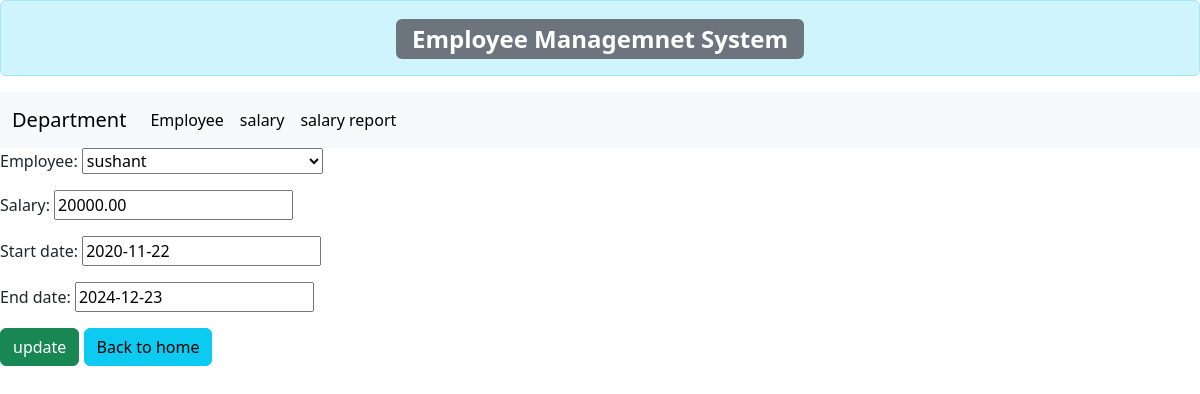
The app's page /update_salary/1 with its own data.
### employee_managenmentapp/models.py (models this page shows)
class EmployeeSalary(models.Model):
    employee = models.ForeignKey(Employee, on_delete=models.CASCADE)
    salary = models.DecimalField(max_digits=10, decimal_places=2)
    start_date = models.DateField()
    end_date = models.DateField()

### employee_managenmentapp/views.py (the view)
# urls.py: path('update_salary/<int:id>', v.update_salary, name='update_salary'),
def update_salary(request,id):
    if request.method=='POST':
        pi=EmployeeSalary.objects.get(pk=id)
        fm=EmployeeSalaryForm(request.POST,instance=pi)
        fm.save()
        return HttpResponseRedirect( '/add_salary')
    else:
        pi=EmployeeSalary.objects.get(pk=id)
        fm=EmployeeSalaryForm(instance=pi)
        return render(request,'update_salary.html', {'fm':fm})

### employee_managenmentapp/forms.py
class EmployeeSalaryForm(forms.ModelForm):
    class Meta:
        model = EmployeeSalary
        fields = '__all__'

### employee_managenmentapp/models.py (called while the page is built)
    def __str__(self):
        return self.name

### employee_managenmentapp/templates/update_salary.html (shortened to what this page needs)
{% extends 'base.html' %}
{% block content %}
<form action="" method="post">
{{fm.as_p}}
<input type="submit" class="btn btn-success" value="update">
<a href="{% url 'add_salary' %}" class="btn btn-info">Back to home</a>
</form>
{% endblock content %}

### records on screen
EmployeeSalary: employee "sushant", salary "20000.00", start_date "2020-11-22", end_date "2024-12-23"
